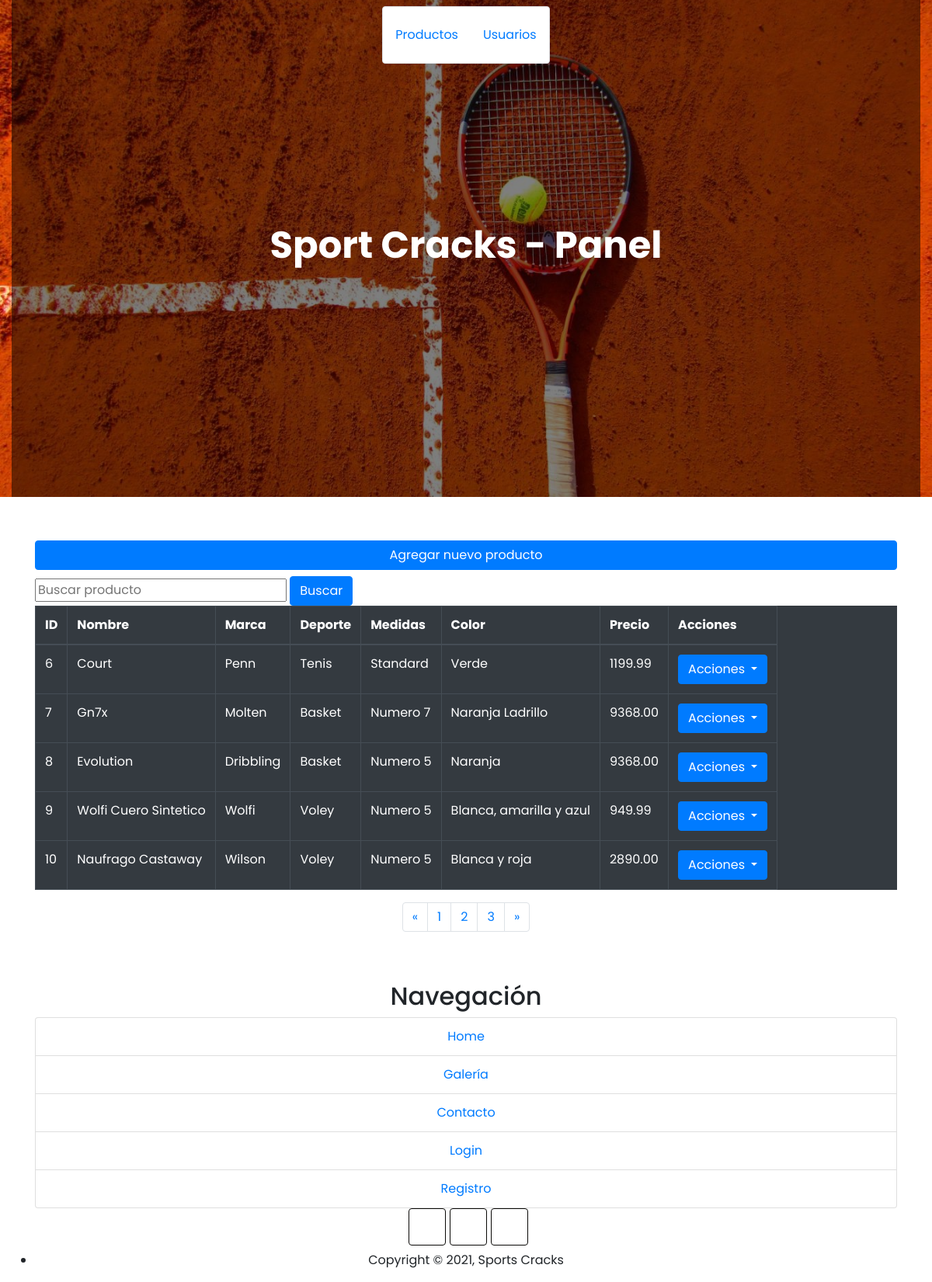
The page /panel/index.php?seccion=eventos&pag=2 (signed in) on the database its author committed.
### tables this page shows
CREATE TABLE productos
(
	id_producto 	INT UNSIGNED AUTO_INCREMENT NOT NULL PRIMARY KEY,
	nombre 			VARCHAR(80) 		NOT NULL,
	marca			VARCHAR(20) 		NOT NULL,
	deporte			VARCHAR(20)			NOT NULL,
	medidas			VARCHAR(20)			NOT NULL,
	color		 	VARCHAR(30)			NOT NULL,
	img 			VARCHAR(45)			NOT NULL,
	precio			FLOAT(8, 2)			NOT NULL
);

### panel/secciones/productos.php (the view, shortened to what this page needs)
<?php
$cantidad_pp = 5;
$s_pagt = "SELECT COUNT(*) AS total FROM productos;";
$r_pagt = mysqli_query($cnx, $s_pagt);
$pagtotal = mysqli_fetch_assoc($r_pagt);
$pags_totales = ceil($pagtotal['total'] / $cantidad_pp);
$pag_actual = 1;
if (!empty($_GET['pag']) && $_GET['pag'] < 1) {
	$pag_actual = 1;
}elseif (!empty($_GET['pag']) && $_GET['pag'] > $pags_totales) {
	$pag_actual = $pags_totales;
}elseif (!empty($_GET['pag'])) {
	$pag_actual = $_GET['pag'];
}
$pag_ant = $pag_actual - 1;
$pag_sig = $pag_actual + 1;
$inicio = ($cantidad_pp * $pag_actual) - $cantidad_pp;
$s_datos= "SELECT id_producto, nombre, marca, deporte, medidas, color, img, precio
FROM productos
LIMIT $inicio, $cantidad_pp";
$res_datos = mysqli_query($cnx, $s_datos);
?>
<section class="container my-5">
		<a href="index.php?seccion=alta_producto" class="col-12 btn btn-primary float-center my-2">Agregar nuevo producto</a>
		<form action="procesos/buscador.php" method="GET">
        <input type="text" class="text-black-50" name="busqueda" id="busqueda" placeholder="Buscar producto" value="<?= isset($_SESSION['busqueda']) ? $_SESSION['busqueda']['palabra'] : '' ?>">
        <button type="submit" class="btn btn-primary">Buscar</button>
    </form>
<table class="table table-bordered table-dark table-responsive">
	<thead>
		<tr>
			<th>ID</th>
			<th>Nombre</th>
			<th>Marca</th>
			<th>Deporte</th>
			<th>Medidas</th>
			<th>Color</th>
			<th>Precio</th>
			<th>Acciones</th>
		</tr>
	</thead>
            <tbody>
            <?php
            if (isset($_SESSION['busqueda'])) {
                foreach ($_SESSION['busqueda']['resultados'] as $datos) {
                    ?>
		<tr>
			<td><?= $datos['id_producto'] ?></td>
			<td><?= $datos['nombre'] ?></td>
			<td><?= $datos['marca'] ?></td>
			<td><?= $datos['deporte'] ?></td>
			<td><?= $datos['medidas'] ?></td>
			<td><?= $datos['color'] ?></td>
			<td><?= $datos['precio'] ?></td>
			<td class="text-center">
				<div class="dropdown">
				    <button class="btn btn-primary dropdown-toggle" type="button"
				            id="<?=$datos['id_producto']?>" data-toggle="dropdown"
				            aria-haspopup="true"
				            aria-expanded="false">
				        Acciones
				    </button>
				    <div class="dropdown-menu text-center" aria-labelledby="<?=$datos['id_producto']?>">
				        <a class="btn btn-warning" href="index.php?seccion=alta_producto&id=<?= $datos['id_producto'] ?>">Editar</a>
				        <form action="procesos/baja_productos.php" method="POST"
				              class="dropdown-item">
				            <input type="hidden" name="id" value="<?= $datos['id_producto'] ?>">
				            <input type="submit" value="Eliminar" class="btn btn-danger">
				        </form>
				    </div>
				</div>
			</td>
		</tr>
                    <?php
                }
            } else {
		while ($datos = mysqli_fetch_assoc($res_datos)):
	?>
		<tr>
			<td><?= $datos['id_producto'] ?></td>
			<td><?= $datos['nombre'] ?></td>
			<td><?= $datos['marca'] ?></td>
			<td><?= $datos['deporte'] ?></td>
			<td><?= $datos['medidas'] ?></td>
			<td><?= $datos['color'] ?></td>
			<td><?= $datos['precio'] ?></td>
			<td class="text-center">
				<div class="dropdown">
				    <button class="btn btn-primary dropdown-toggle" type="button"
				            id="<?=$datos['id_producto']?>" data-toggle="dropdown"
				            aria-haspopup="true"
				            aria-expanded="false">
				        Acciones
				    </button>
				</div>
			</td>
		</tr>
	<?php
		endwhile;
	}
	?>
	</tbody>
</table>
<nav aria-label="Navegación de productos" class="d-flex col-12 justify-content-center">
	    <ul class="pagination">
	        <li class="page-item <?= $pag_ant < 1 ? 'disabled' : '' ?>">
	            <a class="page-link" href="index.php?seccion=eventos&pag=<?= $pag_ant ?>" aria-label="Anterior">
	                <span aria-hidden="true">&laquo;</span>
	            </a>
	        </li>
	        <?php
	        for ($i = 1; $i <= $pags_totales; $i++):
	            ?>
	            <li class="page-item"><a class="page-link" href="index.php?seccion=eventos&pag=<?= $i ?>"><?= $i ?></a></li>
	        <?php
	        endfor;
	        ?>
	        <li class="page-item <?= $pag_sig > $pags_totales ? 'disabled' : '' ?>">
	            <a class="page-link" href="index.php?seccion=eventos&pag=<?= $pag_sig ?>" aria-label="Siguiente">
	                <span aria-hidden="true">&raquo;</span>
	            </a>
	        </li>
	    </ul>
	</nav>
</section>

### recursos/css/estilos.css (style rules this page uses)
body, html { height: 100%; }

### rows shown on the page
productos: id_producto "6", nombre "Court", marca "Penn", deporte "Tenis", medidas "Standard", color "Verde", precio "1199.99"
productos: id_producto "7", nombre "Gn7x", marca "Molten", deporte "Basket", medidas "Numero 7", color "Naranja Ladrillo", precio "9368.00"
productos: id_producto "8", nombre "Evolution", marca "Dribbling", deporte "Basket", medidas "Numero 5", color "Naranja", precio "9368.00"
productos: id_producto "9", nombre "Wolfi Cuero Sintetico", marca "Wolfi", deporte "Voley", medidas "Numero 5", color "Blanca, amarilla y azul", precio "949.99"
productos: id_producto "10", nombre "Naufrago Castaway", marca "Wilson", deporte "Voley", medidas "Numero 5", color "Blanca y roja", precio "2890.00"

### other values the page prints
$seccion "Productos"
$seccion "Usuarios"
